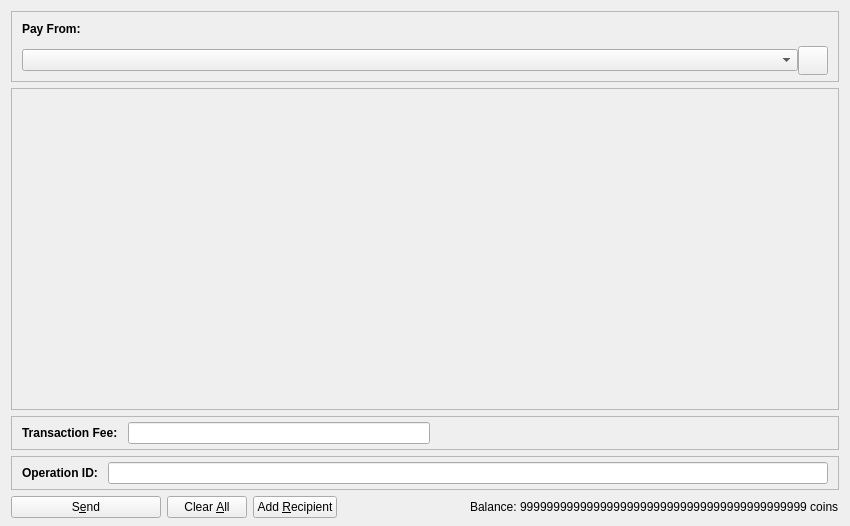
<?xml version="1.0" encoding="UTF-8"?>
<ui version="4.0">
 <class>TokenPage</class>
 <widget class="QDialog" name="TokenPage">
  <property name="geometry">
   <rect>
    <x>0</x>
    <y>0</y>
    <width>850</width>
    <height>526</height>
   </rect>
  </property>
  <property name="windowTitle">
   <string>Welcome to Chung Tokens!</string>
  </property>
  <layout class="QVBoxLayout" name="verticalLayout" stretch="0,1,0,0,0">
   <property name="bottomMargin">
    <number>8</number>
   </property>
   <item>
    <widget class="QFrame" name="frameCoinControl">
     <property name="sizePolicy">
      <sizepolicy hsizetype="Expanding" vsizetype="Expanding">
       <horstretch>0</horstretch>
       <verstretch>0</verstretch>
      </sizepolicy>
     </property>
     <property name="maximumSize">
      <size>
       <width>16777215</width>
       <height>16777215</height>
      </size>
     </property>
     <property name="frameShape">
      <enum>QFrame::StyledPanel</enum>
     </property>
     <property name="frameShadow">
      <enum>QFrame::Sunken</enum>
     </property>
     <layout class="QVBoxLayout" name="verticalLayoutCoinControl2">
      <property name="spacing">
       <number>0</number>
      </property>
      <property name="leftMargin">
       <number>0</number>
      </property>
      <property name="topMargin">
       <number>0</number>
      </property>
      <property name="rightMargin">
       <number>0</number>
      </property>
      <property name="bottomMargin">
       <number>6</number>
      </property>
      <item>
       <layout class="QVBoxLayout" name="verticalLayoutCoinControl" stretch="0,0">
        <property name="spacing">
         <number>0</number>
        </property>
        <property name="leftMargin">
         <number>10</number>
        </property>
        <property name="topMargin">
         <number>10</number>
        </property>
        <item>
         <layout class="QHBoxLayout" name="horizontalLayoutCoinControl1">
          <property name="rightMargin">
           <number>0</number>
          </property>
          <property name="bottomMargin">
           <number>10</number>
          </property>
          <item>
           <widget class="QLabel" name="labelCoinControlFeatures">
            <property name="sizePolicy">
             <sizepolicy hsizetype="Preferred" vsizetype="Maximum">
              <horstretch>0</horstretch>
              <verstretch>0</verstretch>
             </sizepolicy>
            </property>
            <property name="font">
             <font>
              <weight>75</weight>
              <bold>true</bold>
             </font>
            </property>
            <property name="styleSheet">
             <string notr="true">font-weight:bold;</string>
            </property>
            <property name="text">
             <string>Pay From:</string>
            </property>
           </widget>
          </item>
         </layout>
        </item>
        <item>
         <layout class="QHBoxLayout" name="horizontalLayoutCoinControl2" stretch="0,0">
          <property name="spacing">
           <number>0</number>
          </property>
          <property name="rightMargin">
           <number>10</number>
          </property>
          <property name="bottomMargin">
           <number>0</number>
          </property>
          <item>
           <widget class="QComboBox" name="payFromAddress"/>
          </item>
          <item>
           <widget class="QToolButton" name="refreshPayFrom">
            <property name="toolTip">
             <string>Refresh CHUNG list</string>
            </property>
            <property name="text">
             <string/>
            </property>
            <property name="icon">
             <iconset resource="../chunguscoin.qrc">
              <normaloff>:/icons/refresh</normaloff>:/icons/refresh</iconset>
            </property>
            <property name="iconSize">
             <size>
              <width>22</width>
              <height>22</height>
             </size>
            </property>
           </widget>
          </item>
         </layout>
        </item>
       </layout>
      </item>
     </layout>
    </widget>
   </item>
   <item>
    <widget class="QScrollArea" name="scrollArea">
     <property name="widgetResizable">
      <bool>true</bool>
     </property>
     <widget class="QWidget" name="scrollAreaWidgetContents">
      <property name="geometry">
       <rect>
        <x>0</x>
        <y>0</y>
        <width>830</width>
        <height>255</height>
       </rect>
      </property>
      <layout class="QVBoxLayout" name="verticalLayout_2" stretch="0,1">
       <property name="leftMargin">
        <number>0</number>
       </property>
       <property name="topMargin">
        <number>0</number>
       </property>
       <property name="rightMargin">
        <number>0</number>
       </property>
       <property name="bottomMargin">
        <number>0</number>
       </property>
       <item>
        <layout class="QVBoxLayout" name="entries">
         <property name="spacing">
          <number>6</number>
         </property>
        </layout>
       </item>
       <item>
        <spacer name="verticalSpacer">
         <property name="orientation">
          <enum>Qt::Vertical</enum>
         </property>
         <property name="sizeHint" stdset="0">
          <size>
           <width>20</width>
           <height>40</height>
          </size>
         </property>
        </spacer>
       </item>
      </layout>
     </widget>
    </widget>
   </item>
   <item>
    <widget class="QFrame" name="frameFee">
     <property name="sizePolicy">
      <sizepolicy hsizetype="Expanding" vsizetype="Expanding">
       <horstretch>0</horstretch>
       <verstretch>0</verstretch>
      </sizepolicy>
     </property>
     <property name="maximumSize">
      <size>
       <width>16777215</width>
       <height>16777215</height>
      </size>
     </property>
     <property name="frameShape">
      <enum>QFrame::StyledPanel</enum>
     </property>
     <property name="frameShadow">
      <enum>QFrame::Sunken</enum>
     </property>
     <layout class="QVBoxLayout" name="verticalLayoutFee1">
      <property name="spacing">
       <number>0</number>
      </property>
      <property name="leftMargin">
       <number>0</number>
      </property>
      <property name="topMargin">
       <number>0</number>
      </property>
      <property name="rightMargin">
       <number>0</number>
      </property>
      <property name="bottomMargin">
       <number>0</number>
      </property>
      <item>
       <layout class="QVBoxLayout" name="verticalLayoutFee2" stretch="0,0,0">
        <property name="spacing">
         <number>0</number>
        </property>
        <property name="leftMargin">
         <number>10</number>
        </property>
        <property name="topMargin">
         <number>0</number>
        </property>
        <item>
         <spacer name="verticalSpacer_2">
          <property name="orientation">
           <enum>Qt::Vertical</enum>
          </property>
          <property name="sizeHint" stdset="0">
           <size>
            <width>40</width>
            <height>5</height>
           </size>
          </property>
         </spacer>
        </item>
        <item>
         <layout class="QHBoxLayout" name="horizontalLayoutFee1">
          <property name="bottomMargin">
           <number>0</number>
          </property>
          <item>
           <layout class="QVBoxLayout" name="verticalLayoutFee7">
            <property name="spacing">
             <number>0</number>
            </property>
            <item>
             <layout class="QHBoxLayout" name="horizontalLayoutSmartFee">
              <property name="spacing">
               <number>10</number>
              </property>
              <item>
               <widget class="QLabel" name="labelFeeHeadline">
                <property name="sizePolicy">
                 <sizepolicy hsizetype="Preferred" vsizetype="Maximum">
                  <horstretch>0</horstretch>
                  <verstretch>0</verstretch>
                 </sizepolicy>
                </property>
                <property name="font">
                 <font>
                  <weight>75</weight>
                  <bold>true</bold>
                 </font>
                </property>
                <property name="styleSheet">
                 <string notr="true">font-weight:bold;</string>
                </property>
                <property name="text">
                 <string>Transaction Fee:</string>
                </property>
               </widget>
              </item>
              <item>
               <widget class="ChunguscoinAmountField" name="customFee"/>
              </item>
             </layout>
            </item>
           </layout>
          </item>
          <item>
           <spacer name="horizontalSpacer_4">
            <property name="orientation">
             <enum>Qt::Horizontal</enum>
            </property>
            <property name="sizeType">
             <enum>QSizePolicy::MinimumExpanding</enum>
            </property>
            <property name="sizeHint" stdset="0">
             <size>
              <width>40</width>
              <height>20</height>
             </size>
            </property>
           </spacer>
          </item>
         </layout>
        </item>
        <item>
         <spacer name="verticalSpacerFee">
          <property name="orientation">
           <enum>Qt::Vertical</enum>
          </property>
          <property name="sizeHint" stdset="0">
           <size>
            <width>40</width>
            <height>5</height>
           </size>
          </property>
         </spacer>
        </item>
       </layout>
      </item>
     </layout>
    </widget>
   </item>
   <item>
    <widget class="QFrame" name="frameResult">
     <property name="sizePolicy">
      <sizepolicy hsizetype="Expanding" vsizetype="Expanding">
       <horstretch>0</horstretch>
       <verstretch>0</verstretch>
      </sizepolicy>
     </property>
     <property name="maximumSize">
      <size>
       <width>16777215</width>
       <height>16777215</height>
      </size>
     </property>
     <property name="frameShape">
      <enum>QFrame::StyledPanel</enum>
     </property>
     <property name="frameShadow">
      <enum>QFrame::Sunken</enum>
     </property>
     <layout class="QVBoxLayout" name="verticalLayoutResult1">
      <property name="spacing">
       <number>0</number>
      </property>
      <property name="leftMargin">
       <number>0</number>
      </property>
      <property name="topMargin">
       <number>0</number>
      </property>
      <property name="rightMargin">
       <number>0</number>
      </property>
      <property name="bottomMargin">
       <number>0</number>
      </property>
      <item>
       <layout class="QVBoxLayout" name="verticalLayoutResult2" stretch="0,0,0">
        <property name="spacing">
         <number>0</number>
        </property>
        <property name="leftMargin">
         <number>10</number>
        </property>
        <property name="topMargin">
         <number>0</number>
        </property>
        <property name="rightMargin">
         <number>10</number>
        </property>
        <item>
         <spacer name="verticalSpacer_3">
          <property name="orientation">
           <enum>Qt::Vertical</enum>
          </property>
          <property name="sizeHint" stdset="0">
           <size>
            <width>40</width>
            <height>5</height>
           </size>
          </property>
         </spacer>
        </item>
        <item>
         <layout class="QHBoxLayout" name="horizontalLayoutResult1">
          <property name="bottomMargin">
           <number>0</number>
          </property>
          <item>
           <layout class="QVBoxLayout" name="verticalLayoutResult3">
            <property name="spacing">
             <number>0</number>
            </property>
            <item>
             <layout class="QHBoxLayout" name="horizontalLayoutResult2">
              <property name="spacing">
               <number>10</number>
              </property>
              <item>
               <widget class="QLabel" name="labelResultHeadline">
                <property name="sizePolicy">
                 <sizepolicy hsizetype="Preferred" vsizetype="Maximum">
                  <horstretch>0</horstretch>
                  <verstretch>0</verstretch>
                 </sizepolicy>
                </property>
                <property name="font">
                 <font>
                  <weight>75</weight>
                  <bold>true</bold>
                 </font>
                </property>
                <property name="styleSheet">
                 <string notr="true">font-weight:bold;</string>
                </property>
                <property name="text">
                 <string>Operation ID:</string>
                </property>
               </widget>
              </item>
              <item>
               <widget class="QLineEdit" name="operationId">
                <property name="readOnly">
                 <bool>true</bool>
                </property>
               </widget>
              </item>
             </layout>
            </item>
           </layout>
          </item>
         </layout>
        </item>
        <item>
         <spacer name="verticalSpacerResult">
          <property name="orientation">
           <enum>Qt::Vertical</enum>
          </property>
          <property name="sizeHint" stdset="0">
           <size>
            <width>40</width>
            <height>5</height>
           </size>
          </property>
         </spacer>
        </item>
       </layout>
      </item>
     </layout>
    </widget>
   </item>
   <item>
    <layout class="QHBoxLayout" name="horizontalLayout">
     <item>
      <widget class="QPushButton" name="sendButton">
       <property name="minimumSize">
        <size>
         <width>150</width>
         <height>0</height>
        </size>
       </property>
       <property name="toolTip">
        <string>Confirm the send action</string>
       </property>
       <property name="text">
        <string>S&amp;end</string>
       </property>
       <property name="icon">
        <iconset resource="../chunguscoin.qrc">
         <normaloff>:/icons/send</normaloff>:/icons/send</iconset>
       </property>
       <property name="autoDefault">
        <bool>false</bool>
       </property>
       <property name="default">
        <bool>false</bool>
       </property>
      </widget>
     </item>
     <item>
      <widget class="QPushButton" name="clearButton">
       <property name="sizePolicy">
        <sizepolicy hsizetype="Minimum" vsizetype="Fixed">
         <horstretch>0</horstretch>
         <verstretch>0</verstretch>
        </sizepolicy>
       </property>
       <property name="toolTip">
        <string>Clear all fields of the form.</string>
       </property>
       <property name="text">
        <string>Clear &amp;All</string>
       </property>
       <property name="icon">
        <iconset resource="../chunguscoin.qrc">
         <normaloff>:/icons/remove</normaloff>:/icons/remove</iconset>
       </property>
       <property name="autoDefault">
        <bool>false</bool>
       </property>
      </widget>
     </item>
     <item>
      <widget class="QPushButton" name="addButton">
       <property name="toolTip">
        <string>Send to multiple CHUNGs at once</string>
       </property>
       <property name="text">
        <string>Add &amp;Recipient</string>
       </property>
       <property name="icon">
        <iconset resource="../chunguscoin.qrc">
         <normaloff>:/icons/add</normaloff>:/icons/add</iconset>
       </property>
       <property name="autoDefault">
        <bool>false</bool>
       </property>
      </widget>
     </item>
     <item>
      <spacer name="horizontalSpacer">
       <property name="orientation">
        <enum>Qt::Horizontal</enum>
       </property>
       <property name="sizeHint" stdset="0">
        <size>
         <width>40</width>
         <height>20</height>
        </size>
       </property>
      </spacer>
     </item>
     <item>
      <layout class="QHBoxLayout" name="horizontalLayout_2">
       <property name="spacing">
        <number>3</number>
       </property>
       <item>
        <widget class="QLabel" name="label">
         <property name="sizePolicy">
          <sizepolicy hsizetype="Preferred" vsizetype="Fixed">
           <horstretch>0</horstretch>
           <verstretch>0</verstretch>
          </sizepolicy>
         </property>
         <property name="text">
          <string>Balance:</string>
         </property>
        </widget>
       </item>
       <item>
        <widget class="QLabel" name="labelBalance">
         <property name="sizePolicy">
          <sizepolicy hsizetype="Preferred" vsizetype="Fixed">
           <horstretch>0</horstretch>
           <verstretch>0</verstretch>
          </sizepolicy>
         </property>
         <property name="cursor">
          <cursorShape>IBeamCursor</cursorShape>
         </property>
         <property name="text">
          <string notr="true">9999999999999999999999999999999999999999999 coins</string>
         </property>
         <property name="textInteractionFlags">
          <set>Qt::LinksAccessibleByMouse|Qt::TextSelectableByKeyboard|Qt::TextSelectableByMouse</set>
         </property>
        </widget>
       </item>
      </layout>
     </item>
    </layout>
   </item>
  </layout>
 </widget>
 <customwidgets>
  <customwidget>
   <class>ChunguscoinAmountField</class>
   <extends>QLineEdit</extends>
   <header>komodoamountfield.h</header>
   <container>1</container>
  </customwidget>
 </customwidgets>
 <resources>
  <include location="../chunguscoin.qrc"/>
 </resources>
 <connections/>
</ui>
